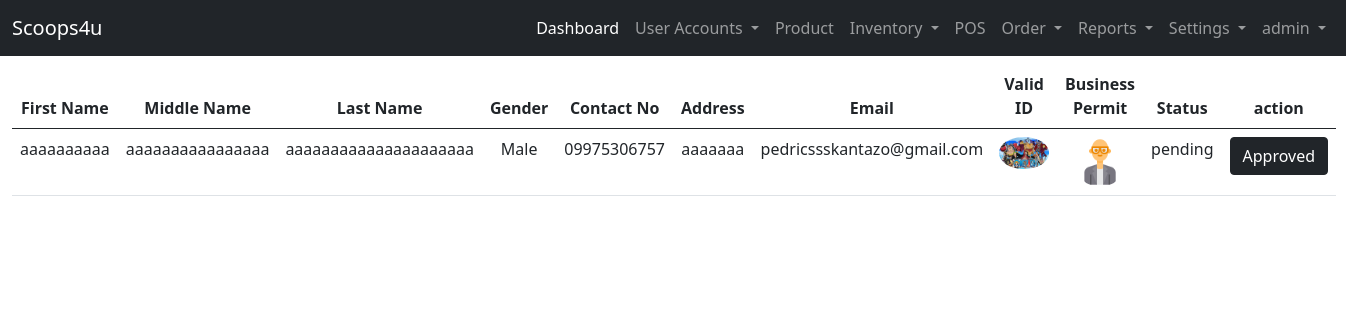
Screenshot of /user-site/list-inquiry/ (signed in) with the database file from the repository.
### landing_page/models.py (models this page shows)
class User(AbstractUser):
    ROLE = ((" "," "),("admin","admin"),("staff","staff"),("reseller","reseller"),("delivery_staff","delivery_staff"))
    STAT = ((" "," "),("active","active"),("inactive","inactive"))
    role = models.CharField(max_length=50, null=True, default=None, choices=ROLE)
    status = models.CharField(max_length=50, null=True, default=None , choices=STAT)

### admin_site/models.py (models this page shows, shortened)
class Reseller(models.Model):
    STATUS = (("pending","pending"),("active","active"),("inactive","inactive"))
    BOOLCHOICE = (("Male","Male"),("Female","Female"))
    reseller_fname =models.CharField(max_length=200, verbose_name='First Name')
    reseller_mname =models.CharField(max_length=200, verbose_name='Middle Name')
    reseller_lname =models.CharField(max_length=200, verbose_name='Last Name')
    reseller_gender = models.CharField(max_length = 50,choices=BOOLCHOICE, verbose_name='Gender')
    reseller_contact =models.CharField(max_length = 12, verbose_name='Contact Number')
    reseller_address =models.TextField(null=False, verbose_name='Address')
    reseller_email =models.EmailField(unique=True, max_length=200, verbose_name='Email')
    reseller_id =models.ImageField( upload_to=image_path, verbose_name='valid id')
    reseller_businessp =models.ImageField( upload_to=image_path,verbose_name='business id')
    reseller_status =models.CharField(max_length=200, null=True, choices=STATUS, verbose_name='Status')

### admin_site/views.py (the view)
# urls.py: path('list-inquiry/', views.list_inquiry, name='list_inquiry'),
@login_required(login_url='landing_page:login')
def list_inquiry(request):
    list_inquiry = Reseller.objects.order_by('-id').filter(reseller_status = "pending")
    context = {'list_inquiry':list_inquiry}
    return render(request, 'admin_site/user/list_inquiry.html', context)

### templates/admin_site/user/list_inquiry.html
{% extends 'admin_site/base.html' %}
{% block template %}
    {% if list_inquiry %}
    <table class="table table-hover text-center">
        <thead>
            <tr>
                <th>First Name</th>
                <th>Middle Name</th>
                <th>Last Name</th>
                <th>Gender</th>
                <th>Contact No</th>
                <th>Address</th>
                <th>Email</th>
                <th>Valid ID</th>
                <th>Business Permit</th>
                <th>Status</th>
                <th>action</th>
            </tr>
            <tbody>
                {% for list in list_inquiry %}
                <tr>
                    <td>{{ list.reseller_fname }}</td>
                    <td>{{ list.reseller_mname }}</td>
                    <td>{{ list.reseller_lname }}</td>
                    <td>{{ list.reseller_gender }}</td>
                    <td>{{ list.reseller_contact }}</td>
                    <td>{{ list.reseller_address }}</td>
                    <td>{{ list.reseller_email }}</td>
                    <td><a href="{% url 'admin_site:viewingpic_vid' list.id %}"><img src="/media/{{ list.reseller_id}}" alt="Valid-ID" width="50" class="rounded-circle"></a></td>
                    <td><a href="{% url 'admin_site:viewingpic_bpermit' list.id %}"><img src="/media/{{ list.reseller_businessp}}" alt="Valid-ID" width="50" class="rounded-circle"></a></td>
                    <td>{{ list.reseller_status }}</td>
                    <td><a href="{% url 'admin_site:register' list.id %}" class="btn btn-dark">Approved</a></td>
                </tr>
                {% endfor %}
            </tbody>
        </thead>
    </table>
    {% endif %}
{% endblock template %}

### templates/admin_site/base.html (shortened to what this page needs)
{% load static %}
<!DOCTYPE html>
<html lang="en">
<head>
    <link href="https://cdn.jsdelivr.net/npm/bootstrap@5.0.2/dist/css/bootstrap.min.css" rel="stylesheet">
    <link rel="stylesheet" href="{% static 'css/sample.css' %}">
  </head>
<body>
  {% if user.role == "admin"%}
    <nav class="navbar navbar-expand-lg navbar-dark bg-dark">
        <div class="container-fluid">
          <a class="navbar-brand" href="#">Scoops4u</a>
          <div class="collapse navbar-collapse" id="navbarNavDropdown">
            <ul class="navbar-nav ms-auto mb-2 mb-lg-0">
              <li class="nav-item">
                <a class="nav-link active" aria-current="page" href="{% url 'admin_site:dashboard'%}">Dashboard</a>
              </li>
              <li class="nav-item dropdown">
                <a class="nav-link dropdown-toggle" href="#" id="navbarDropdownMenuLink" role="button" data-bs-toggle="dropdown" aria-expanded="false">
                  User Accounts
                </a>
              </li>
              <li class="nav-item">
                <a class="nav-link" href="{%url 'admin_site:list_product' %}">Product</a>
              </li>
              <li class="nav-item dropdown">
                <a class="nav-link dropdown-toggle" href="#" id="navbarDropdownMenuLink" role="button" data-bs-toggle="dropdown" aria-expanded="false">
                  Inventory
                </a>
              </li>
              <li class="nav-item">
                <a class="nav-link" href="{%url 'admin_site:pos' %}">POS</a>
              </li>
              <li class="nav-item dropdown">
                <a class="nav-link dropdown-toggle" href="#" id="navbarDropdownMenuLink" role="button" data-bs-toggle="dropdown" aria-expanded="false">
                  Order
                </a>
              </li>
              <li class="nav-item dropdown">
                <a class="nav-link dropdown-toggle" href="#" id="navbarDropdownMenuLink" role="button" data-bs-toggle="dropdown" aria-expanded="false">
                  Reports
                </a>
              </li>
              <li class="nav-item dropdown">
                <a class="nav-link dropdown-toggle" href="#" id="navbarDropdownMenuLink" role="button" data-bs-toggle="dropdown" aria-expanded="false">
                  Settings
                </a>
              </li>
              <li class="nav-item dropdown">
                <a class="nav-link dropdown-toggle" href="#" id="navbarDropdownMenuLink" role="button" data-bs-toggle="dropdown" aria-expanded="false">
                  {{ user }}
                </a>
              </li>
            </ul>
          </div>
        </div>
      </nav>
  {% endif %}
    <div class="container-fluid">
      {% block template %}
      {% endblock template %}
    </div>
</body>
</html>

### rows the page displays
User: username "admin"
Reseller: reseller_fname "aaaaaaaaaa", reseller_mname "aaaaaaaaaaaaaaaa", reseller_lname "aaaaaaaaaaaaaaaaaaaaa", reseller_gender "Male", reseller_contact "09975306757", reseller_address "aaaaaaa", reseller_email "pedricssskantazo@gmail.com", reseller_id (picture), reseller_businessp (picture), reseller_status "pending"
